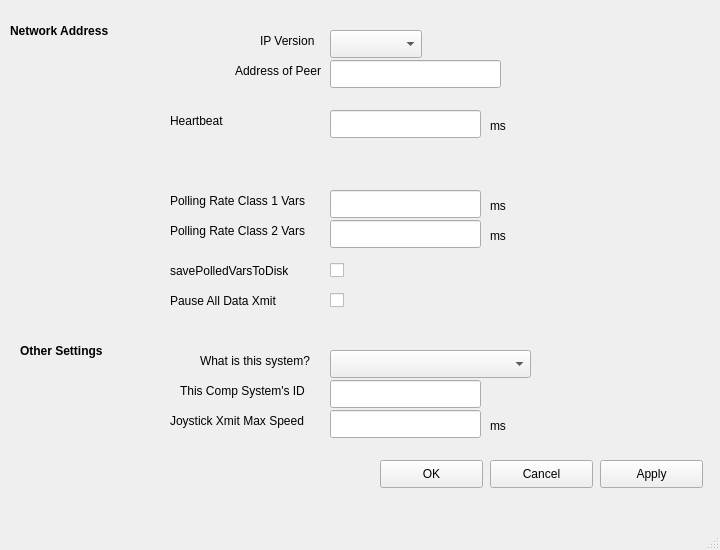
<?xml version="1.0" encoding="UTF-8"?>
<ui version="4.0">
 <class>z02_commSettings</class>
 <widget class="QMainWindow" name="z02_commSettings">
  <property name="geometry">
   <rect>
    <x>0</x>
    <y>0</y>
    <width>720</width>
    <height>550</height>
   </rect>
  </property>
  <property name="windowTitle">
   <string>MainWindow</string>
  </property>
  <widget class="QWidget" name="centralwidget">
   <widget class="QLineEdit" name="lineEdit">
    <property name="geometry">
     <rect>
      <x>330</x>
      <y>60</y>
      <width>171</width>
      <height>28</height>
     </rect>
    </property>
   </widget>
   <widget class="QPushButton" name="pushButton">
    <property name="geometry">
     <rect>
      <x>600</x>
      <y>460</y>
      <width>103</width>
      <height>28</height>
     </rect>
    </property>
    <property name="text">
     <string>Apply</string>
    </property>
   </widget>
   <widget class="QPushButton" name="pushButton_2">
    <property name="geometry">
     <rect>
      <x>490</x>
      <y>460</y>
      <width>103</width>
      <height>28</height>
     </rect>
    </property>
    <property name="text">
     <string>Cancel</string>
    </property>
   </widget>
   <widget class="QPushButton" name="pushButton_3">
    <property name="geometry">
     <rect>
      <x>380</x>
      <y>460</y>
      <width>103</width>
      <height>28</height>
     </rect>
    </property>
    <property name="text">
     <string>OK</string>
    </property>
   </widget>
   <widget class="QLabel" name="label_3">
    <property name="geometry">
     <rect>
      <x>150</x>
      <y>60</y>
      <width>171</width>
      <height>21</height>
     </rect>
    </property>
    <property name="text">
     <string>Address of Peer</string>
    </property>
    <property name="alignment">
     <set>Qt::AlignRight|Qt::AlignTrailing|Qt::AlignVCenter</set>
    </property>
   </widget>
   <widget class="QLineEdit" name="lineEdit_4">
    <property name="geometry">
     <rect>
      <x>330</x>
      <y>410</y>
      <width>151</width>
      <height>28</height>
     </rect>
    </property>
   </widget>
   <widget class="QLabel" name="label_4">
    <property name="geometry">
     <rect>
      <x>170</x>
      <y>410</y>
      <width>161</width>
      <height>21</height>
     </rect>
    </property>
    <property name="toolTip">
     <string>This number may be increased for lower performance systems.</string>
    </property>
    <property name="text">
     <string>Joystick Xmit Max Speed</string>
    </property>
   </widget>
   <widget class="QLabel" name="label_5">
    <property name="geometry">
     <rect>
      <x>490</x>
      <y>410</y>
      <width>31</width>
      <height>31</height>
     </rect>
    </property>
    <property name="text">
     <string>ms</string>
    </property>
   </widget>
   <widget class="QComboBox" name="comboBox">
    <property name="geometry">
     <rect>
      <x>330</x>
      <y>30</y>
      <width>92</width>
      <height>28</height>
     </rect>
    </property>
   </widget>
   <widget class="QLabel" name="label_6">
    <property name="geometry">
     <rect>
      <x>260</x>
      <y>30</y>
      <width>71</width>
      <height>21</height>
     </rect>
    </property>
    <property name="text">
     <string>IP Version</string>
    </property>
   </widget>
   <widget class="QLabel" name="label_7">
    <property name="geometry">
     <rect>
      <x>10</x>
      <y>20</y>
      <width>151</width>
      <height>21</height>
     </rect>
    </property>
    <property name="font">
     <font>
      <weight>75</weight>
      <bold>true</bold>
     </font>
    </property>
    <property name="text">
     <string>Network Address</string>
    </property>
   </widget>
   <widget class="QLabel" name="label_8">
    <property name="geometry">
     <rect>
      <x>20</x>
      <y>340</y>
      <width>151</width>
      <height>21</height>
     </rect>
    </property>
    <property name="font">
     <font>
      <weight>75</weight>
      <bold>true</bold>
     </font>
    </property>
    <property name="text">
     <string>Other Settings</string>
    </property>
   </widget>
   <widget class="QLineEdit" name="lineEdit_5">
    <property name="geometry">
     <rect>
      <x>330</x>
      <y>380</y>
      <width>151</width>
      <height>28</height>
     </rect>
    </property>
   </widget>
   <widget class="QLabel" name="label_9">
    <property name="geometry">
     <rect>
      <x>180</x>
      <y>380</y>
      <width>141</width>
      <height>21</height>
     </rect>
    </property>
    <property name="text">
     <string>This Comp System's ID</string>
    </property>
   </widget>
   <widget class="QComboBox" name="comboBox_2">
    <property name="geometry">
     <rect>
      <x>330</x>
      <y>350</y>
      <width>201</width>
      <height>28</height>
     </rect>
    </property>
   </widget>
   <widget class="QLabel" name="label_12">
    <property name="geometry">
     <rect>
      <x>200</x>
      <y>350</y>
      <width>131</width>
      <height>21</height>
     </rect>
    </property>
    <property name="text">
     <string>What is this system?</string>
    </property>
   </widget>
   <widget class="QLineEdit" name="lineEdit_8">
    <property name="geometry">
     <rect>
      <x>330</x>
      <y>190</y>
      <width>151</width>
      <height>28</height>
     </rect>
    </property>
   </widget>
   <widget class="QLineEdit" name="lineEdit_9">
    <property name="geometry">
     <rect>
      <x>330</x>
      <y>220</y>
      <width>151</width>
      <height>28</height>
     </rect>
    </property>
   </widget>
   <widget class="QLabel" name="label_13">
    <property name="geometry">
     <rect>
      <x>170</x>
      <y>260</y>
      <width>131</width>
      <height>21</height>
     </rect>
    </property>
    <property name="text">
     <string>savePolledVarsToDisk</string>
    </property>
   </widget>
   <widget class="QLabel" name="label_14">
    <property name="geometry">
     <rect>
      <x>170</x>
      <y>190</y>
      <width>151</width>
      <height>21</height>
     </rect>
    </property>
    <property name="text">
     <string>Polling Rate Class 1 Vars</string>
    </property>
   </widget>
   <widget class="QLabel" name="label_15">
    <property name="geometry">
     <rect>
      <x>170</x>
      <y>220</y>
      <width>151</width>
      <height>21</height>
     </rect>
    </property>
    <property name="text">
     <string>Polling Rate Class 2 Vars</string>
    </property>
   </widget>
   <widget class="QCheckBox" name="checkBox_1">
    <property name="geometry">
     <rect>
      <x>330</x>
      <y>260</y>
      <width>85</width>
      <height>21</height>
     </rect>
    </property>
    <property name="text">
     <string/>
    </property>
   </widget>
   <widget class="QLabel" name="label_16">
    <property name="geometry">
     <rect>
      <x>490</x>
      <y>190</y>
      <width>31</width>
      <height>31</height>
     </rect>
    </property>
    <property name="text">
     <string>ms</string>
    </property>
   </widget>
   <widget class="QLabel" name="label_17">
    <property name="geometry">
     <rect>
      <x>490</x>
      <y>220</y>
      <width>31</width>
      <height>31</height>
     </rect>
    </property>
    <property name="text">
     <string>ms</string>
    </property>
   </widget>
   <widget class="QCheckBox" name="checkBox_2">
    <property name="geometry">
     <rect>
      <x>330</x>
      <y>290</y>
      <width>85</width>
      <height>21</height>
     </rect>
    </property>
    <property name="text">
     <string/>
    </property>
   </widget>
   <widget class="QLabel" name="label_18">
    <property name="geometry">
     <rect>
      <x>170</x>
      <y>290</y>
      <width>131</width>
      <height>21</height>
     </rect>
    </property>
    <property name="text">
     <string>Pause All Data Xmit</string>
    </property>
   </widget>
   <widget class="QLineEdit" name="lineEdit_7">
    <property name="geometry">
     <rect>
      <x>330</x>
      <y>110</y>
      <width>151</width>
      <height>28</height>
     </rect>
    </property>
   </widget>
   <widget class="QLabel" name="label_19">
    <property name="geometry">
     <rect>
      <x>490</x>
      <y>110</y>
      <width>201</width>
      <height>31</height>
     </rect>
    </property>
    <property name="text">
     <string>ms</string>
    </property>
   </widget>
   <widget class="QLabel" name="label_20">
    <property name="geometry">
     <rect>
      <x>170</x>
      <y>110</y>
      <width>151</width>
      <height>21</height>
     </rect>
    </property>
    <property name="text">
     <string>Heartbeat</string>
    </property>
   </widget>
  </widget>
  <widget class="QMenuBar" name="menubar">
   <property name="geometry">
    <rect>
     <x>0</x>
     <y>0</y>
     <width>720</width>
     <height>20</height>
    </rect>
   </property>
  </widget>
  <widget class="QStatusBar" name="statusbar"/>
 </widget>
 <resources/>
 <connections/>
</ui>
